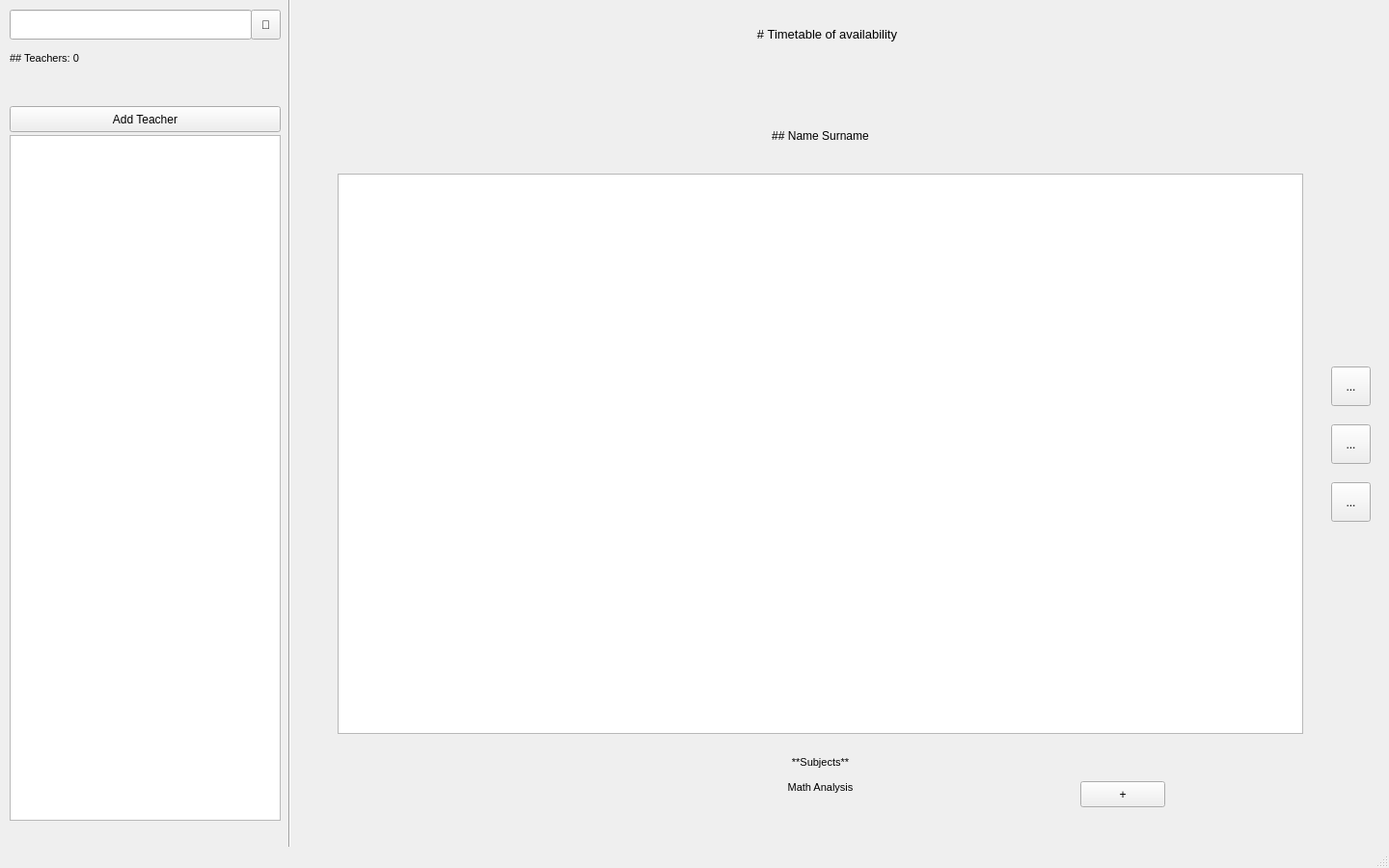
<?xml version="1.0" encoding="UTF-8"?>
<ui version="4.0">
 <class>MainWindow</class>
 <widget class="QMainWindow" name="MainWindow">
  <property name="geometry">
   <rect>
    <x>0</x>
    <y>0</y>
    <width>1440</width>
    <height>900</height>
   </rect>
  </property>
  <property name="windowTitle">
   <string>MainWindow</string>
  </property>
  <widget class="QWidget" name="centralwidget">
   <widget class="QTableWidget" name="table_tableWidget">
    <property name="geometry">
     <rect>
      <x>350</x>
      <y>180</y>
      <width>1001</width>
      <height>581</height>
     </rect>
    </property>
   </widget>
   <widget class="QLabel" name="interface_label1">
    <property name="geometry">
     <rect>
      <x>350</x>
      <y>780</y>
      <width>1001</width>
      <height>20</height>
     </rect>
    </property>
    <property name="font">
     <font>
      <pointsize>8</pointsize>
     </font>
    </property>
    <property name="text">
     <string>**Subjects**</string>
    </property>
    <property name="textFormat">
     <enum>Qt::MarkdownText</enum>
    </property>
    <property name="alignment">
     <set>Qt::AlignCenter</set>
    </property>
    <property name="textInteractionFlags">
     <set>Qt::NoTextInteraction</set>
    </property>
   </widget>
   <widget class="QLabel" name="subjects_labelSubjectList">
    <property name="geometry">
     <rect>
      <x>600</x>
      <y>810</y>
      <width>501</width>
      <height>51</height>
     </rect>
    </property>
    <property name="font">
     <font>
      <pointsize>8</pointsize>
     </font>
    </property>
    <property name="text">
     <string>Math Analysis</string>
    </property>
    <property name="textFormat">
     <enum>Qt::MarkdownText</enum>
    </property>
    <property name="alignment">
     <set>Qt::AlignHCenter|Qt::AlignTop</set>
    </property>
    <property name="indent">
     <number>-1</number>
    </property>
   </widget>
   <widget class="QPushButton" name="subjects_buttonAdd">
    <property name="geometry">
     <rect>
      <x>1120</x>
      <y>810</y>
      <width>88</width>
      <height>27</height>
     </rect>
    </property>
    <property name="text">
     <string>+</string>
    </property>
   </widget>
   <widget class="QLabel" name="interface_label2">
    <property name="geometry">
     <rect>
      <x>357</x>
      <y>10</y>
      <width>1001</width>
      <height>51</height>
     </rect>
    </property>
    <property name="font">
     <font>
      <pointsize>10</pointsize>
     </font>
    </property>
    <property name="text">
     <string># Timetable of availability</string>
    </property>
    <property name="textFormat">
     <enum>Qt::MarkdownText</enum>
    </property>
    <property name="alignment">
     <set>Qt::AlignCenter</set>
    </property>
   </widget>
   <widget class="QLabel" name="table_labelTableTitle">
    <property name="geometry">
     <rect>
      <x>350</x>
      <y>110</y>
      <width>1001</width>
      <height>61</height>
     </rect>
    </property>
    <property name="font">
     <font>
      <pointsize>9</pointsize>
     </font>
    </property>
    <property name="text">
     <string>## Name Surname</string>
    </property>
    <property name="textFormat">
     <enum>Qt::MarkdownText</enum>
    </property>
    <property name="alignment">
     <set>Qt::AlignCenter</set>
    </property>
   </widget>
   <widget class="Line" name="line">
    <property name="geometry">
     <rect>
      <x>290</x>
      <y>-20</y>
      <width>20</width>
      <height>901</height>
     </rect>
    </property>
    <property name="orientation">
     <enum>Qt::Vertical</enum>
    </property>
   </widget>
   <widget class="QListWidget" name="teachers_listWidget">
    <property name="geometry">
     <rect>
      <x>10</x>
      <y>140</y>
      <width>281</width>
      <height>711</height>
     </rect>
    </property>
   </widget>
   <widget class="QPushButton" name="teachers_buttonAddTeacher">
    <property name="geometry">
     <rect>
      <x>10</x>
      <y>110</y>
      <width>281</width>
      <height>27</height>
     </rect>
    </property>
    <property name="font">
     <font>
      <pointsize>9</pointsize>
     </font>
    </property>
    <property name="text">
     <string>Add Teacher</string>
    </property>
   </widget>
   <widget class="QLabel" name="teachers_labelTeacherQuantity">
    <property name="geometry">
     <rect>
      <x>10</x>
      <y>40</y>
      <width>271</width>
      <height>41</height>
     </rect>
    </property>
    <property name="font">
     <font>
      <pointsize>8</pointsize>
     </font>
    </property>
    <property name="text">
     <string>## Teachers: 0</string>
    </property>
    <property name="textFormat">
     <enum>Qt::MarkdownText</enum>
    </property>
   </widget>
   <widget class="QLineEdit" name="teachers_searchBar">
    <property name="geometry">
     <rect>
      <x>10</x>
      <y>10</y>
      <width>251</width>
      <height>31</height>
     </rect>
    </property>
   </widget>
   <widget class="QToolButton" name="teachers_searchButton">
    <property name="geometry">
     <rect>
      <x>260</x>
      <y>10</y>
      <width>31</width>
      <height>31</height>
     </rect>
    </property>
    <property name="text">
     <string>🔎</string>
    </property>
   </widget>
   <widget class="QToolButton" name="navigation_buttonAvailability">
    <property name="geometry">
     <rect>
      <x>1380</x>
      <y>380</y>
      <width>41</width>
      <height>41</height>
     </rect>
    </property>
    <property name="text">
     <string>...</string>
    </property>
    <property name="icon">
     <iconset>
      <normaloff>Screenshot 2023-05-06 170541.png</normaloff>Screenshot 2023-05-06 170541.png</iconset>
    </property>
    <property name="iconSize">
     <size>
      <width>48</width>
      <height>48</height>
     </size>
    </property>
   </widget>
   <widget class="QToolButton" name="navigation_buttonGenerateTimetable">
    <property name="geometry">
     <rect>
      <x>1380</x>
      <y>500</y>
      <width>41</width>
      <height>41</height>
     </rect>
    </property>
    <property name="text">
     <string>...</string>
    </property>
    <property name="icon">
     <iconset>
      <normaloff>Screenshot 2023-05-06 170612.png</normaloff>Screenshot 2023-05-06 170612.png</iconset>
    </property>
    <property name="iconSize">
     <size>
      <width>48</width>
      <height>48</height>
     </size>
    </property>
   </widget>
   <widget class="QToolButton" name="navigation_buttonGroupsAndRooms">
    <property name="geometry">
     <rect>
      <x>1380</x>
      <y>440</y>
      <width>41</width>
      <height>41</height>
     </rect>
    </property>
    <property name="text">
     <string>...</string>
    </property>
    <property name="icon">
     <iconset>
      <normaloff>Screenshot 2023-05-06 170601.png</normaloff>Screenshot 2023-05-06 170601.png</iconset>
    </property>
    <property name="iconSize">
     <size>
      <width>48</width>
      <height>48</height>
     </size>
    </property>
   </widget>
  </widget>
  <widget class="QMenuBar" name="menubar">
   <property name="geometry">
    <rect>
     <x>0</x>
     <y>0</y>
     <width>1440</width>
     <height>26</height>
    </rect>
   </property>
  </widget>
  <widget class="QStatusBar" name="statusbar"/>
 </widget>
 <resources/>
 <connections/>
</ui>
